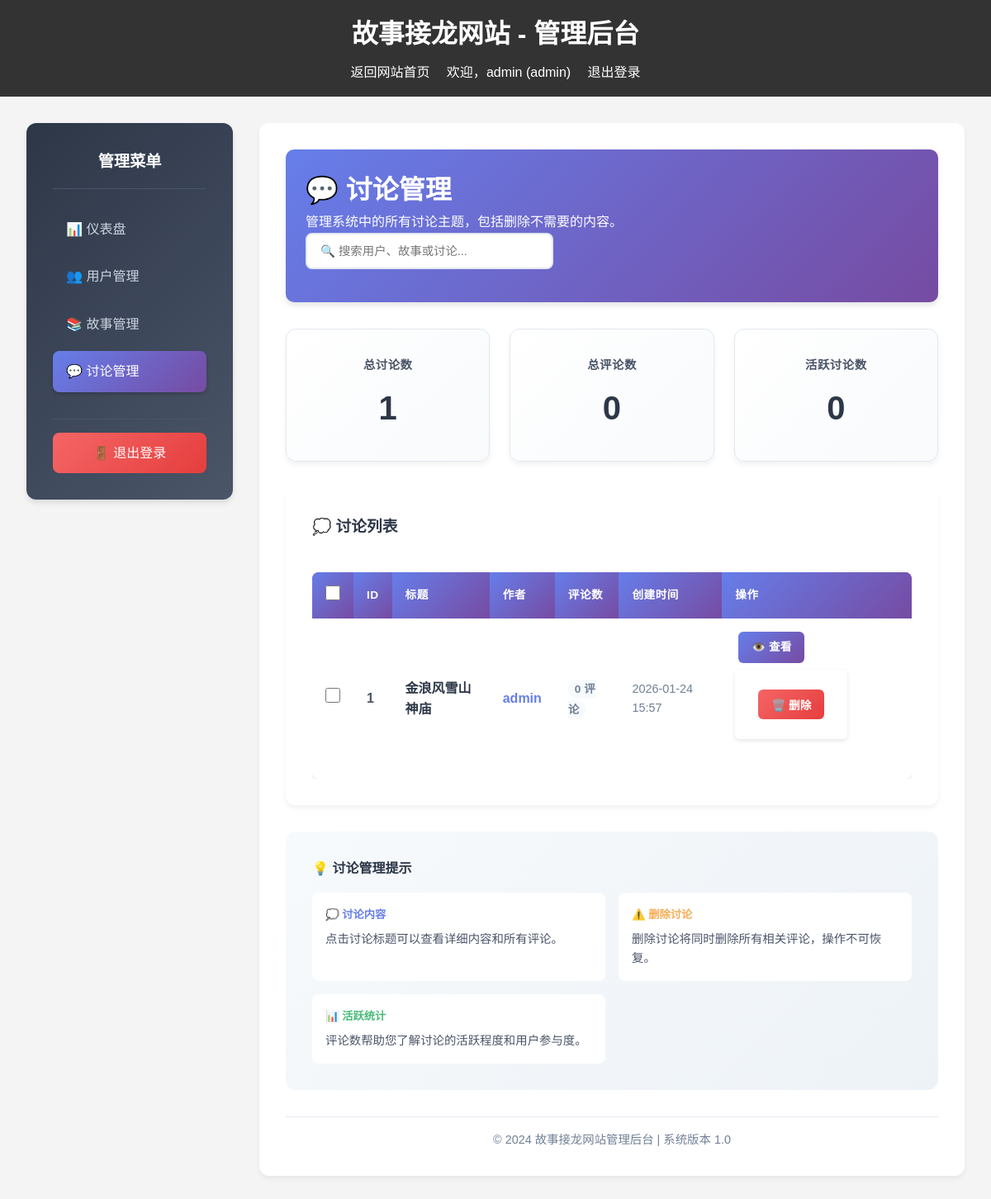
/admin/discussions (signed in), run on the app's committed database.
### database.py (models this page shows)
class UserDB(Base):
    __tablename__ = "users"
    id = Column(Integer, primary_key=True, index=True)
    username = Column(String(50), unique=True, index=True, nullable=False)
    email = Column(String(100), unique=True, index=True, nullable=False)
    password_hash = Column(String(255), nullable=False)
    role = Column(String(20), default="user")
    registered_at = Column(DateTime, default=datetime.now)
    active_count = Column(Integer, default=0)
    points = Column(Integer, default=0)
    credit = Column(Float, default=100.0)
    stories = relationship("StoryDB", back_populates="author")
    chapters = relationship("StoryChapterDB", back_populates="author")
    chapter_comments = relationship("ChapterCommentDB", back_populates="author")
    discussions = relationship("DiscussionDB", back_populates="author")
    discussion_comments = relationship("DiscussionCommentDB", back_populates="author")

class DiscussionDB(Base):
    __tablename__ = "discussions"
    id = Column(Integer, primary_key=True, index=True)
    title = Column(String(200), nullable=False)
    content = Column(Text, nullable=False)
    author_id = Column(Integer, ForeignKey("users.id"), nullable=False)
    author_name = Column(String(50), nullable=False)
    created_at = Column(DateTime, default=datetime.now)
    author = relationship("UserDB", back_populates="discussions")
    comments = relationship("DiscussionCommentDB", back_populates="discussion")

### routers/admin.py (the view)
@router.get("/admin/discussions", response_class=HTMLResponse)
async def admin_discussions(
    request: Request,
    db: Session = Depends(get_db),
    current_user: UserDB = Depends(require_admin)
):
    if not current_user:
        return RedirectResponse(url="/login", status_code=303)
    discussions = get_all_discussions(db)
    return templates.TemplateResponse(
        "admin_discussions.html",
        {
            "request": request,
            "current_user": current_user,
            "discussions": discussions
        }
    )

### templates/admin_discussions.html (shortened to what this page needs)
{% extends "admin_base.html" %}
{% block content %}
    <div class="admin-header">
        <h2>💬 讨论管理</h2>
        <p>管理系统中的所有讨论主题，包括删除不需要的内容。</p>
    </div>
    <div class="admin-stats" style="margin-bottom: 2rem;">
        <div class="stat-card">
            <h4>总讨论数</h4>
            <div class="stat-number">{{ discussions|length }}</div>
        </div>
        <div class="stat-card">
            <h4>总评论数</h4>
            <div class="stat-number">
                {% set total_comments = 0 %}
                {% for discussion in discussions %}
                    {% set total_comments = total_comments + discussion.comments|length %}
                {% endfor %}
                {{ total_comments }}
            </div>
        </div>
        <div class="stat-card">
            <h4>活跃讨论数</h4>
            <div class="stat-number">
                {% set active_discussions = 0 %}
                {% for discussion in discussions %}
                    {% if discussion.comments|length > 0 %}
                        {% set active_discussions = active_discussions + 1 %}
                    {% endif %}
                {% endfor %}
                {{ active_discussions }}
            </div>
        </div>
    </div>
    {% if discussions %}
        <div style="background: white; padding: 2rem; border-radius: 12px; box-shadow: 0 4px 6px rgba(0, 0, 0, 0.05); margin-bottom: 2rem;">
            <h3 style="margin-bottom: 1.5rem; color: #2d3748;">💭 讨论列表</h3>
            <div style="overflow-x: auto;">
                <table class="admin-table">
                    <thead>
                        <tr>
                            <th>ID</th>
                            <th>标题</th>
                            <th>作者</th>
                            <th>评论数</th>
                            <th>创建时间</th>
                            <th>操作</th>
                        </tr>
                    </thead>
                    <tbody>
                        {% for discussion in discussions %}
                        <tr>
                            <td><strong>{{ discussion.id }}</strong></td>
                            <td>
                                <strong style="color: #2d3748;">
                                    <a href="/discussions/{{ discussion.id }}" target="_blank" style="color: inherit; text-decoration: none;">
                                        {{ discussion.title }}
                                    </a>
                                </strong>
                            </td>
                            <td>
                                <span style="color: #667eea; font-weight: 600;">{{ discussion.author_name }}</span>
                            </td>
                            <td>
                                <span style="background: {% if discussion.comments|length > 0 %}#e6fffa{% else %}#f7fafc{% endif %};
                                             color: {% if discussion.comments|length > 0 %}#234e52{% else %}#718096{% endif %};
                                             padding: 0.25rem 0.5rem; border-radius: 12px; font-size: 0.85rem; font-weight: 600;">
                                    {{ discussion.comments|length }} 评论
                                </span>
                            </td>
                            <td style="color: #718096; font-size: 0.9rem;">
                                {{ discussion.created_at.strftime('%Y-%m-%d %H:%M') }}
                            </td>
                            <td>
                                <div style="display: flex; gap: 0.5rem; flex-wrap: wrap;">
                                    <a href="/discussions/{{ discussion.id }}" target="_blank" class="btn-admin btn-admin-primary" title="查看讨论">
                                        👁️ 查看
                                    </a>
                                    <form action="/admin/delete/discussion/{{ discussion.id }}" method="post" style="display: inline;">
                                        <button type="submit" class="btn-admin btn-admin-danger"
                                                onclick="return confirm('确定要删除讨论《{{ discussion.title }}》吗？此操作将同时删除所有相关评论，且不可恢复！')"
                                                title="删除讨论">
                                            🗑️ 删除
                                        </button>
                                    </form>
                                </div>
                            </td>
                        </tr>
                        {% endfor %}
                    </tbody>
                </table>
            </div>
        </div>
    {% endif %}
    <div style="background: linear-gradient(135deg, #f7fafc 0%, #edf2f7 100%); padding: 2rem; border-radius: 12px; margin-top: 2rem;">
        <h4 style="color: #2d3748; margin-bottom: 1rem;">💡 讨论管理提示</h4>
        <div style="display: grid; grid-template-columns: repeat(auto-fit, minmax(250px, 1fr)); gap: 1rem;">
            <div style="background: white; padding: 1rem; border-radius: 8px;">
                <h5 style="color: #667eea; margin-bottom: 0.5rem;">💭 讨论内容</h5>
                <p style="color: #4a5568; font-size: 0.9rem;">点击讨论标题可以查看详细内容和所有评论。</p>
            </div>
            <div style="background: white; padding: 1rem; border-radius: 8px;">
                <h5 style="color: #f6ad55; margin-bottom: 0.5rem;">⚠️ 删除讨论</h5>
                <p style="color: #4a5568; font-size: 0.9rem;">删除讨论将同时删除所有相关评论，操作不可恢复。</p>
            </div>
            <div style="background: white; padding: 1rem; border-radius: 8px;">
                <h5 style="color: #48bb78; margin-bottom: 0.5rem;">📊 活跃统计</h5>
                <p style="color: #4a5568; font-size: 0.9rem;">评论数帮助您了解讨论的活跃程度和用户参与度。</p>
            </div>
        </div>
    </div>
{% endblock %}

### templates/admin_base.html (shortened to what this page needs)
<!DOCTYPE html>
<html lang="zh-CN">
<head>
    <link rel="stylesheet" href="{{ url_for('static', path='/css/styles.css') }}">
</head>
<body>
    <header>
        <h1>故事接龙网站 - 管理后台</h1>
        <nav>
            <a href="/">返回网站首页</a>
            {% if current_user %}
                <span>欢迎，{{ current_user.username }} ({{ current_user.role }})</span>
                <a href="/logout">退出登录</a>
            {% endif %}
        </nav>
    </header>
    <div class="admin-container">
        <aside class="admin-sidebar">
            <h3>管理菜单</h3>
            <ul>
                <li><a href="/admin" class="{% if request.url.path == '/admin' %}active{% endif %}">📊 仪表盘</a></li>
                <li><a href="/admin/users" class="{% if request.url.path == '/admin/users' %}active{% endif %}">👥 用户管理</a></li>
                <li><a href="/admin/stories" class="{% if request.url.path == '/admin/stories' %}active{% endif %}">📚 故事管理</a></li>
                <li><a href="/admin/discussions" class="{% if request.url.path == '/admin/discussions' %}active{% endif %}">💬 讨论管理</a></li>
            </ul>
            <div class="admin-logout">
                <a href="/logout">🚪 退出登录</a>
            </div>
        </aside>
        <main class="admin-main">
            {% block content %}{% endblock %}
            <div class="admin-footer">
                <p>&copy; 2024 故事接龙网站管理后台 | 系统版本 1.0</p>
            </div>
        </main>
    </div>
</body>
</html>

### static/css/styles.css (style rules this page uses)
* { margin: 0; padding: 0; box-sizing: border-box; }
body { font-family: Arial, sans-serif; line-height: 1.6; color: #333; background-color: #f4f4f4; }
header { background-color: #333; color: #fff; padding: 1rem; text-align: center; }
header h1 { margin-bottom: 0.5rem; }
nav a { color: #fff; text-decoration: none; margin: 0 1rem; }
main { max-width: 1200px; margin: 0 auto; padding: 2rem; }
form { background-color: #fff; padding: 1.5rem; border-radius: 5px; box-shadow: 0 2px 5px rgba(0, 0, 0, 0.1); margin-bottom: 2rem; }
form button { background-color: #333; color: #fff; padding: 0.5rem 1rem; border: none; border-radius: 3px; cursor: pointer; }
.admin-header { background: linear-gradient(135deg, #667eea 0%, #764ba2 100%); color: white; padding: 1.5rem; margin-bottom: 2rem; border-radius: 10px; box-shadow: 0 4px 6px rgba(0, 0, 0, 0.1); }
.admin-header h2 { margin: 0; font-size: 2rem; font-weight: 600; }
.admin-stats { display: grid; grid-template-columns: repeat(auto-fit, minmax(200px, 1fr)); gap: 1.5rem; margin-bottom: 3rem; }
.stat-card { background: linear-gradient(135deg, #fff 0%, #f8fafc 100%); padding: 2rem; border-radius: 12px; box-shadow: 0 4px 6px rgba(0, 0, 0, 0.05); text-align: center; transition: transform 0.3s ease, box-shadow 0.3s ease; border: 1px solid #e2e8f0; }
.stat-card h4 { color: #4a5568; font-size: 0.9rem; font-weight: 600; text-transform: uppercase; letter-spacing: 0.5px; margin-bottom: 0.5rem; }
.stat-number { font-size: 2.5rem; font-weight: 700; color: #2d3748; margin: 0; }
.admin-table { width: 100%; background-color: white; border-radius: 8px; overflow: hidden; box-shadow: 0 2px 4px rgba(0, 0, 0, 0.1); border-collapse: separate; border-spacing: 0; }
.admin-table th { background: linear-gradient(135deg, #667eea 0%, #764ba2 100%); color: white; padding: 1rem; text-align: left; font-weight: 600; text-transform: uppercase; font-size: 0.85rem; letter-spacing: 0.5px; }
.admin-table td { padding: 1rem; border-bottom: 1px solid #e2e8f0; color: #4a5568; }
.admin-table tr:last-child td { border-bottom: none; }
.btn-admin { padding: 0.5rem 1rem; border: none; border-radius: 6px; font-size: 0.85rem; font-weight: 600; cursor: pointer; transition: all 0.3s ease; text-decoration: none; display: inline-block; margin: 0 0.25rem; }
.btn-admin-primary { background: linear-gradient(135deg, #667eea 0%, #764ba2 100%); color: white; }
.btn-admin-danger { background: linear-gradient(135deg, #f56565 0%, #e53e3e 100%); color: white; }

### templates/admin_base.html (style rules this page uses)
.admin-container { display: grid; grid-template-columns: 250px 1fr; gap: 2rem; max-width: 1200px; margin: 0 auto; padding: 2rem; }
.admin-sidebar { background: linear-gradient(135deg, #2d3748 0%, #4a5568 100%); padding: 2rem; border-radius: 12px; box-shadow: 0 4px 6px rgba(0, 0, 0, 0.1); height: fit-content; color: white; }
.admin-sidebar h3 { margin-bottom: 1.5rem; color: white; font-size: 1.2rem; font-weight: 600; text-align: center; padding-bottom: 1rem; border-bottom: 1px solid #4a5568; }
.admin-sidebar ul { list-style: none; padding: 0; margin: 0; }
.admin-sidebar li { margin-bottom: 0.5rem; }
.admin-sidebar a { color: #cbd5e0; text-decoration: none; padding: 0.75rem 1rem; border-radius: 8px; display: block; transition: all 0.3s ease; font-weight: 500; }
.admin-sidebar a.active { background: linear-gradient(135deg, #667eea 0%, #764ba2 100%); color: white; box-shadow: 0 2px 4px rgba(0, 0, 0, 0.2); }
.admin-main { background-color: white; padding: 2rem; border-radius: 12px; box-shadow: 0 4px 6px rgba(0, 0, 0, 0.05); }
.admin-footer { margin-top: 2rem; padding-top: 1rem; border-top: 1px solid #e2e8f0; text-align: center; color: #718096; font-size: 0.9rem; }
.admin-logout { margin-top: 2rem; padding-top: 1rem; border-top: 1px solid #4a5568; }
.admin-logout a { background: linear-gradient(135deg, #f56565 0%, #e53e3e 100%); color: white; text-align: center; }

### data on the page
UserDB: username "admin", role "admin"
DiscussionDB: id "1", title "金浪风雪山神庙", author_name "admin", comments|length "0", created_at "2026-01-24 15:57"

### other printed values
{{ discussions|length }} "1"
{{ total_comments }} "0"
{{ active_discussions }} "0"
